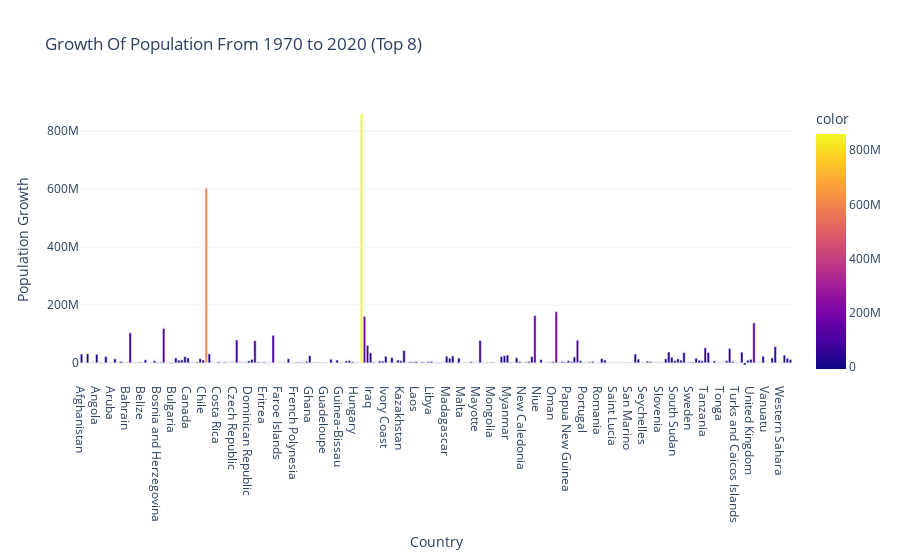

Here is the notebook cell this chart was saved with:
### Code cell
# Create bar chart
fig=px.bar(x=growth.index,
    y = growth.values,
    text =growth.values,
    color =growth.values,
    title ='Growth Of Population From 1970 to 2020 (Top 8)',
    template ='plotly_white')

fig.update_layout(xaxis_title='Country',yaxis_title='Population Growth')
fig.show()

### Figure 1 — Plotly figure (JSON) as saved in the notebook; plotly's stock layout.template omitted (floating-point values rounded to 4 significant figures; data arrays with more than 128 entries replaced by an {"elided": "..."} marker saying what was removed)
{"data": [{"alignmentgroup": "True", "hovertemplate": "x=%{x}<br>y=%{y}<br>text=%{text}<br>color=%{marker.color}<extra></extra>", "legendgroup": "", "marker": {"color": {"elided": "234 int values"}, "coloraxis": "coloraxis", "pattern": {"shape": ""}}, "name": "", "offsetgroup": "", "orientation": "v", "showlegend": false, "text": {"elided": "234 int values"}, "textposition": "auto", "type": "bar", "x": {"elided": "234 str values"}, "xaxis": "x", "y": {"elided": "234 int values"}, "yaxis": "y"}], "layout": {"barmode": "relative", "coloraxis": {"colorbar": {"title": {"text": "color"}}, "colorscale": [[0, "#0d0887"], [0.1111, "#46039f"], [0.2222, "#7201a8"], [0.3333, "#9c179e"], [0.4444, "#bd3786"], [0.5556, "#d8576b"], [0.6667, "#ed7953"], [0.7778, "#fb9f3a"], [0.8889, "#fdca26"], [1, "#f0f921"]]}, "legend": {"tracegroupgap": 0}, "title": {"text": "Growth Of Population From 1970 to 2020 (Top 8)"}, "xaxis": {"anchor": "y", "domain": [0, 1], "title": {"text": "Country"}}, "yaxis": {"anchor": "x", "domain": [0, 1], "title": {"text": "Population Growth"}}}}
